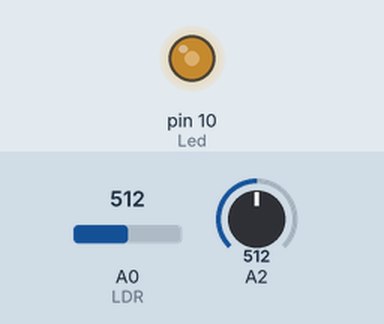
Bench run of a sketch on a simulated Arduino Uno, built with avr-gcc and run on an emulated ATmega328P. Shown: output pins drawn as LEDs (lit = HIGH). The inputs (shaded band) are chosen by the test bench; at power-on: A2 = 512, A0 (LDR) = 512. What the sketch prints to the serial monitor is not drawn.

Above: at 1.2 s.
1.3 s: A2 set to 716
At 1.9 s:
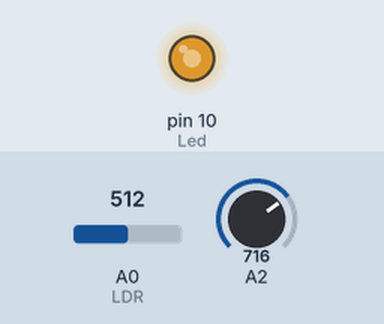
2.8 s: A2 set to 900
At 4.0 s:
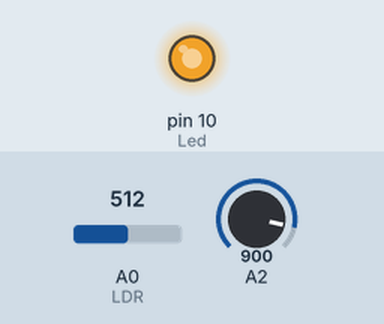
4.3 s: A2 set to 122
At 5.4 s:
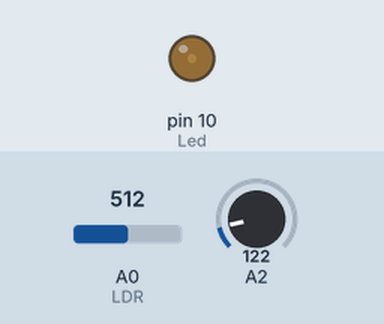
5.8 s: A2 set to 0
At 6.3 s:
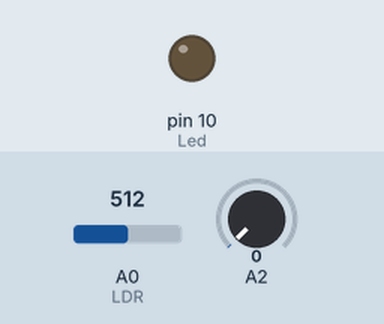
7.3 s: A2 set to 511
At 7.7 s:
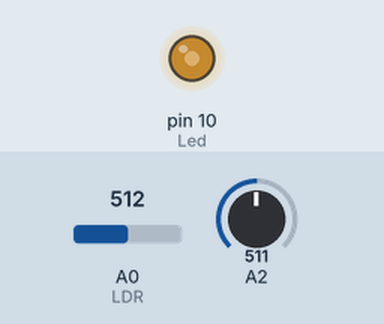
Timing chart, 0 to 9.8 s (numbered marks = the images above; inputs shaded):
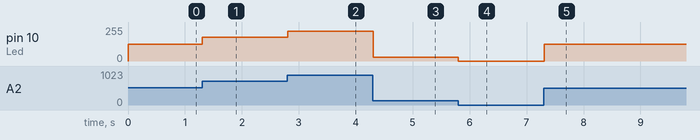

The sketch:

EXO_1_Q.6_7.ino
```cpp
unsigned int PotentiometreValue;
// La broche numérique 5 est reliée à la led. On lui donne le nom Led.
int Led = 10;
// Déclaration variable IntensiteLed qui va servir à stocker une valeur au format int.
int IntensiteLed;
#define LDR A0
unsigned int value;


void setup() {
  // Définit Led soit la broche numérique 10 comme sortie.

  pinMode(Led, OUTPUT);//la led esr placée en sortie
  pinMode(A0, INPUT);//la photorésistance est placée en entrée
  Serial.begin(9600);//ouverture du moniteur série
}

void loop() {
value = analogRead(LDR);//la valeur sera celle de la photorésistance
   Serial.println(value);//cette valeur est affiché dans le moniteur série
  // Lit la valeur de la broche analogique A2 et stock sa valeur dans PotentiometreValue.
  PotentiometreValue= analogRead(A2);
  // La valeur du PotentiometreValue Min = 0, Max = 1023 et mappée à Min = 0, Max = 255 puis est stockée dans IntensiteLed.
  IntensiteLed = map(PotentiometreValue, 0, 1023, 0, 255);
  // Met la broche numérique 5 (Ledverte) à la valeur de IntensiteLed.
  analogWrite(Led, IntensiteLed);
  // attend 10 millisecondes.
  delay(10);
}
```

Measured:
- after the input at 1.3 s, pin 10 (Led): 127/255 → 178/255 at once
- after the input at 2.8 s, pin 10 (Led): 178/255 → 224/255 at once
- after the input at 4.3 s, pin 10 (Led): 224/255 → 30/255 at once
- after the input at 5.8 s, pin 10 (Led): 30/255 → 0/255 at once
- after the input at 7.3 s, pin 10 (Led): 0/255 → 127/255 at once
